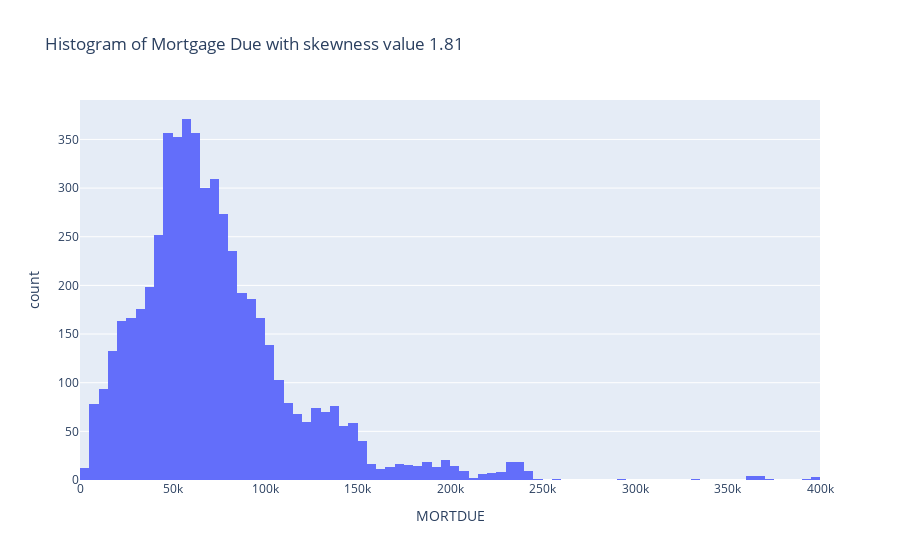

Write notebook code for a chart like this one.
### Code cell
skew_value = df['MORTDUE'].skew()

fig3 = px.histogram(df, x= 'MORTDUE', title= f'Histogram of Mortgage Due with skewness value {skew_value:.2f}')
fig3.show()

### Figure 1 — Plotly figure (JSON) as saved in the notebook; plotly's stock layout.template omitted (floating-point values rounded to 4 significant figures; data arrays with more than 128 entries replaced by an {"elided": "..."} marker saying what was removed)
{"data": [{"alignmentgroup": "True", "bingroup": "x", "hovertemplate": "MORTDUE=%{x}<br>count=%{y}<extra></extra>", "legendgroup": "", "marker": {"color": "#636efa", "pattern": {"shape": ""}}, "name": "", "offsetgroup": "", "orientation": "v", "showlegend": false, "type": "histogram", "x": {"elided": "5960 float values"}, "xaxis": "x", "yaxis": "y"}], "layout": {"barmode": "relative", "legend": {"tracegroupgap": 0}, "title": {"text": "Histogram of Mortgage Due with skewness value 1.81"}, "xaxis": {"anchor": "y", "domain": [0, 1], "title": {"text": "MORTDUE"}}, "yaxis": {"anchor": "x", "domain": [0, 1], "title": {"text": "count"}}}}
